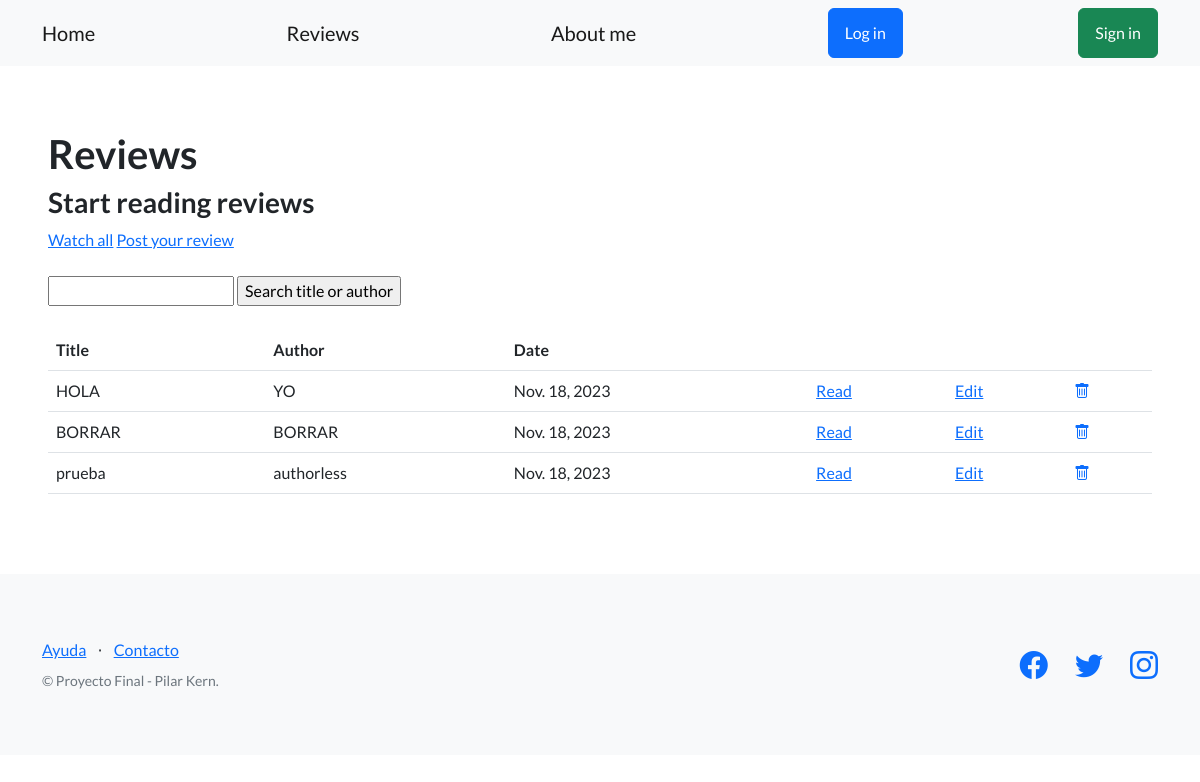
/blog/articles/, run on an earlier commit of the app's database.
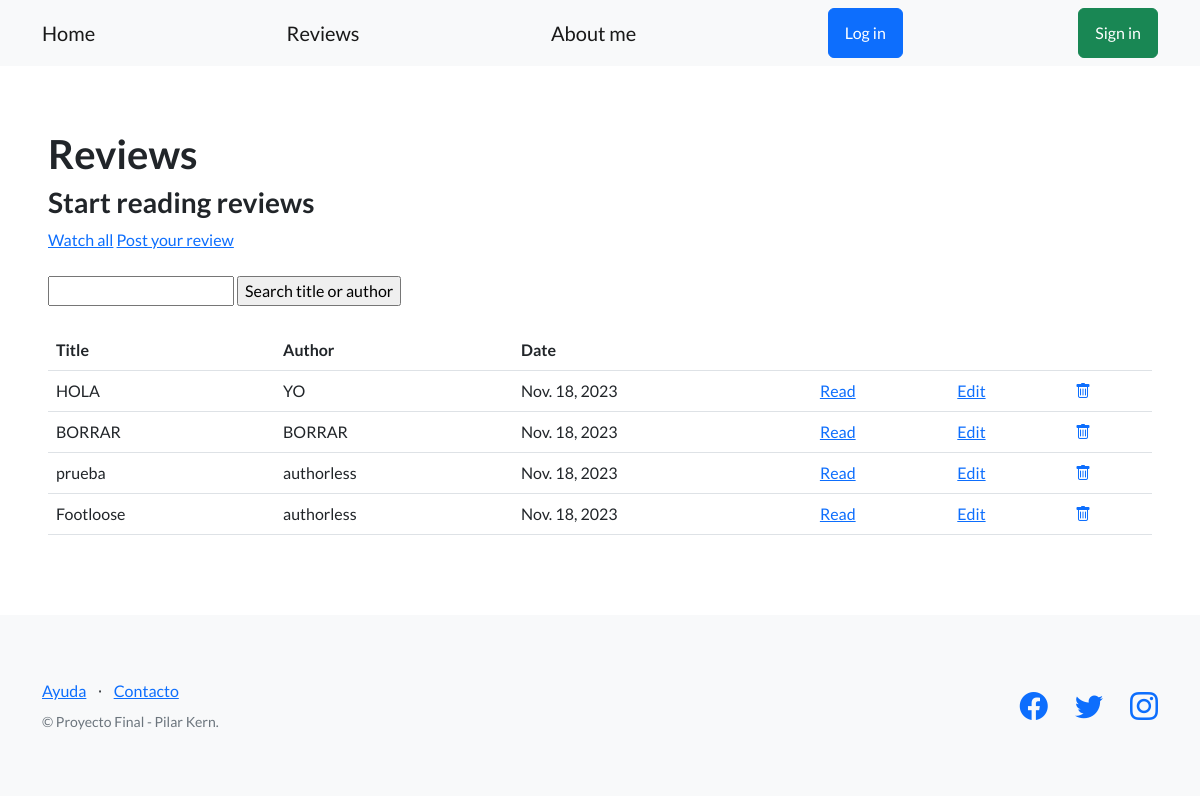
And on a later commit of the database.
### blog/models.py (models this page shows, shortened)
class Article(models.Model):
    title = models.CharField(max_length=64)
    subtitle = models.CharField(max_length=256, blank=True)
    body = models.TextField(blank=True)
    author = models.CharField(max_length=256, blank=True)
    date = models.DateField(blank=True)

### blog/views.py (the view)
# urls.py: path('articles/', ArticleListView.as_view(), name='articles_list'),
class ArticleListView(ListView):
     model = Article
     template_name = 'blog/articles_list.html'

### blog/templates/blog/articles_list.html (shortened to what this page needs)
{% extends 'base.html' %}
{% block contenido %}
<h1>Reviews</h1>
    <h3>Start reading reviews</h3>
    <a href="{% url 'articles_list' %}">Watch all</a>
    <a href="{% url 'new_article' %}">Post your review</a>
    <br><br>
    <form action="{% url 'search_articles' %}" method="post">
        <input type="text" name="search">
        <input type="submit" value="Search title or author">
      </form>
      <br>
    <table class='table'>
        <tbody>
            <tr>
                <th>Title</th>
                <th>Author</th>
                <th>Date</th>
                <th></th>
                <th></th>
                <th></th>
            </tr>
            {% for article in object_list %}
            <tr>
                <td>{{ article.title }}</td>
                {% if article.author == '' %}
                <td>authorless</td>
                {% else %}
                <td>{{ article.author }}</td>
                {% endif %}
                <td>{{ article.date }}</td>
                <td>
                    <a href="{% url 'read_article' article.id %}">Read</a>
                </td>
                <td>
                    <a href="{% url 'edit_article' article.id %}">Edit</a>
                  </td>
                  <td>
                    <a href="{% url 'delete_article' article.id %}">
                      <i class="bi bi-trash"></i>
                    </a>
            </tr>
            {% endfor %}
        </tbody>
    </table>
{% endblock contenido %}

What changed in the data, as far as the page shows it:
added Article: title "Footloose", author "authorless", date "Nov. 18, 2023"
